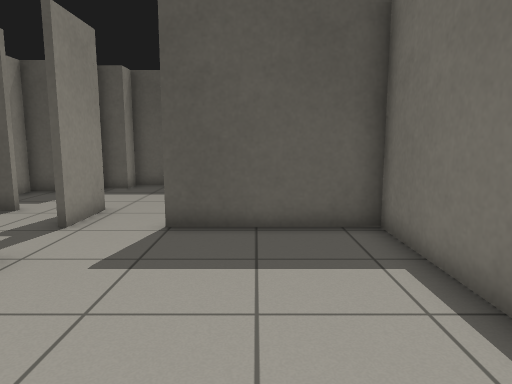
[1] (above)

24 first-person views from a walk through a Gazebo world. The camera is 1 m above the floor, tilts 8° down and sees 70° across. Floor lines are 1 m apart. The floor is counted in squares, 0.5 m on a side. Each view is taken from the middle of a square. On the plan, view 1 faces up. The plan holds only what a view shows up to about 19 squares ahead; the rest is blank. The place goes on beyond the plan. Robots are left out. Simple shapes stand in for some stock models. Surface patterns are stand-ins for the level's own textures.

[2]
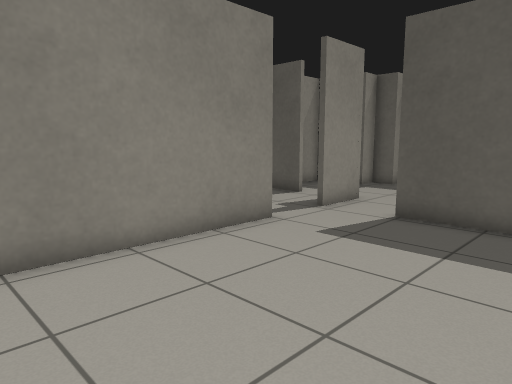

[3]
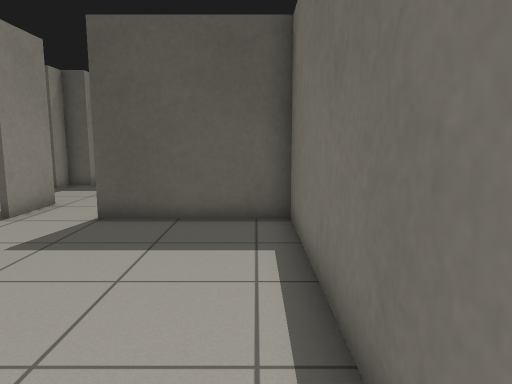

[4]
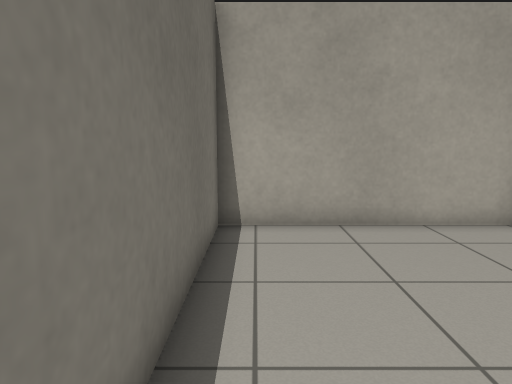

[5]
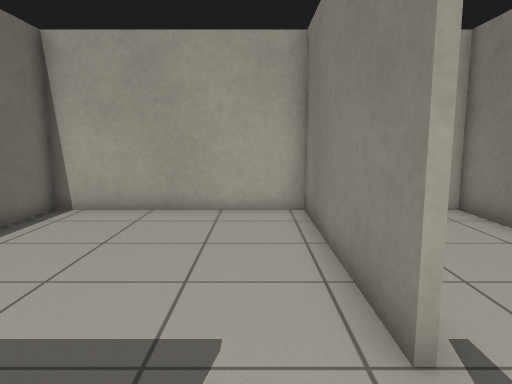

[6]
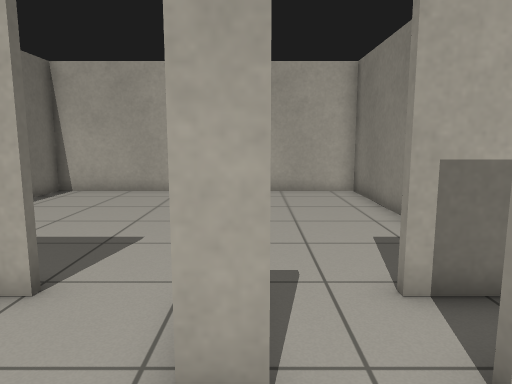

[7]
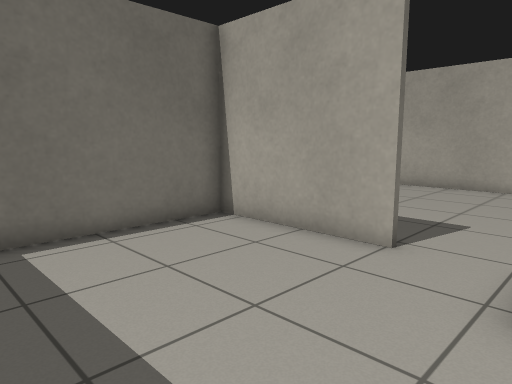

[8]
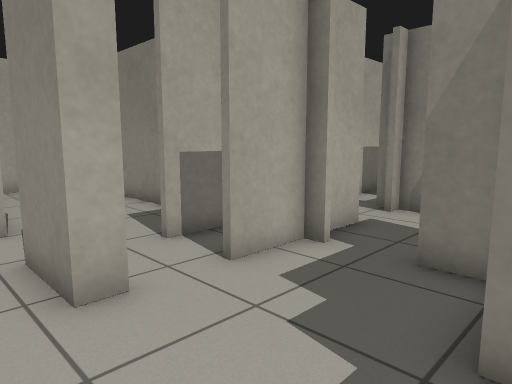

[9]
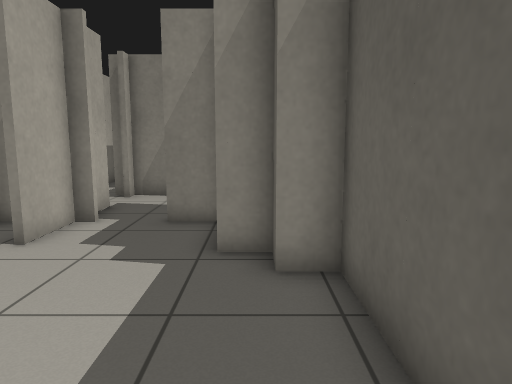

[10]
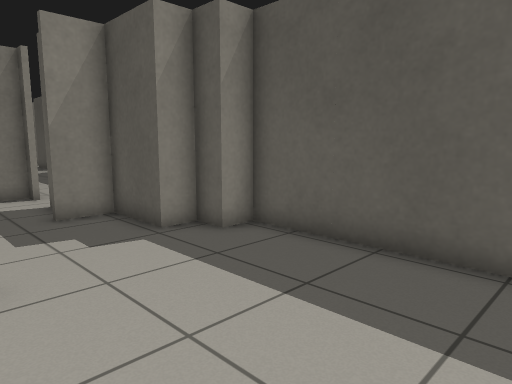

[11]
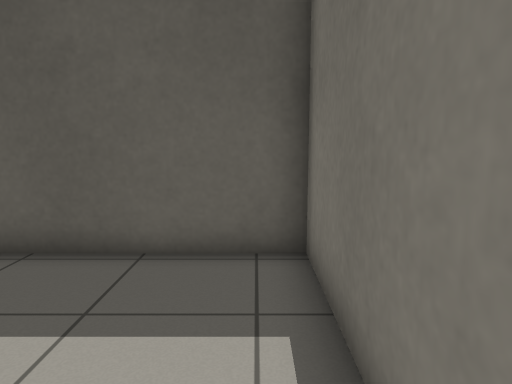

[12]
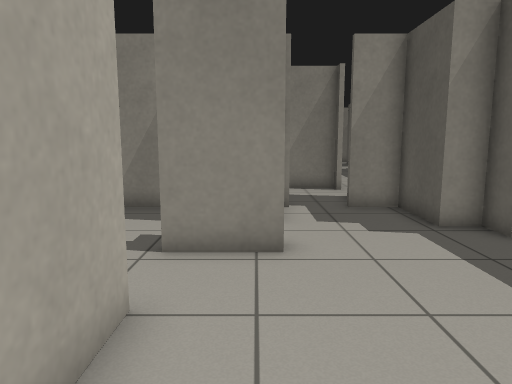

[13]
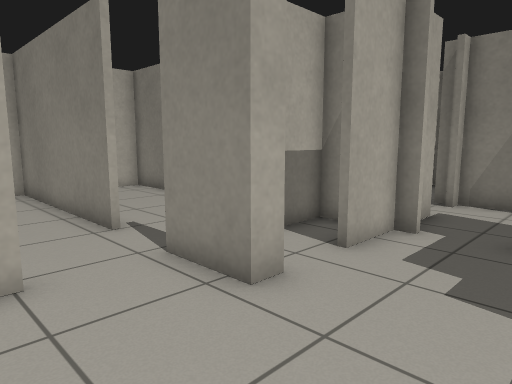

[14]
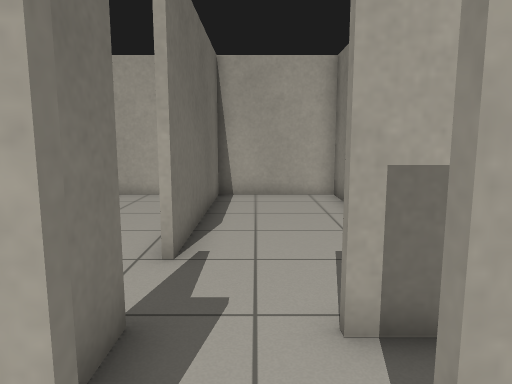

[15]
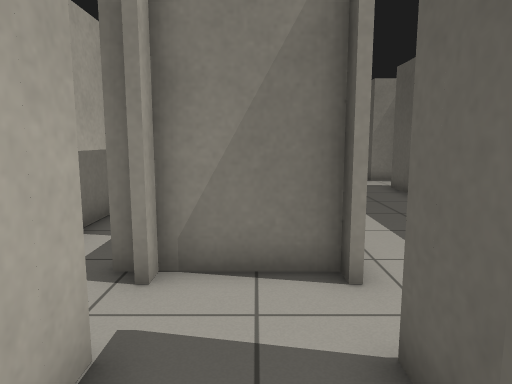

[16]
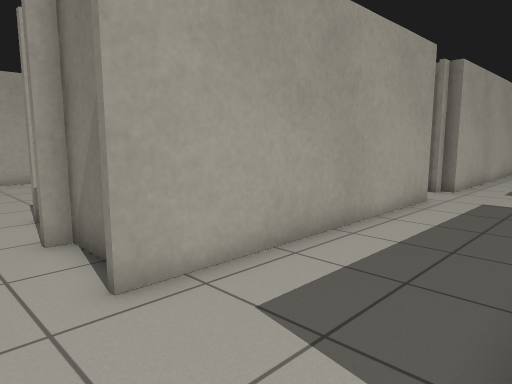

[17]
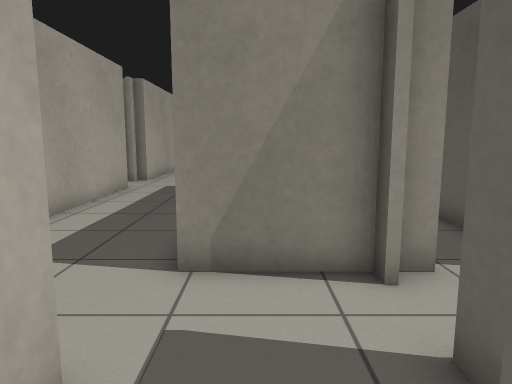

[18]
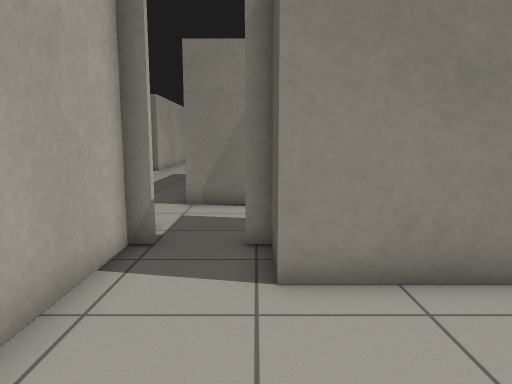

[19]
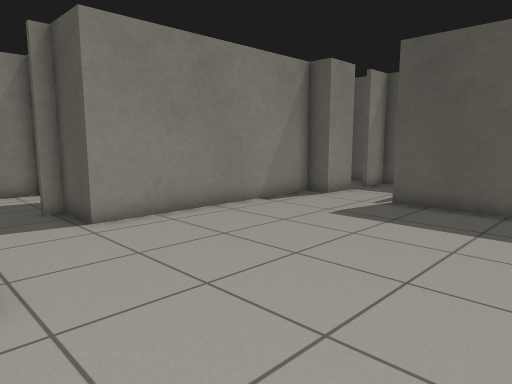

[20]
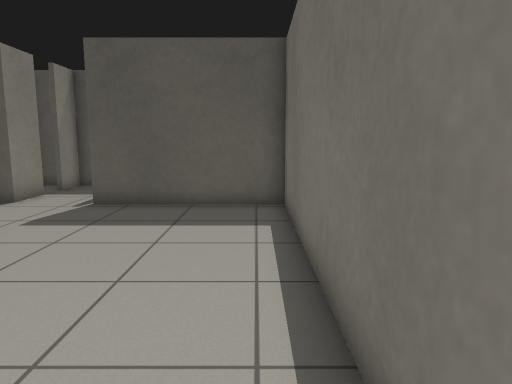

[21]
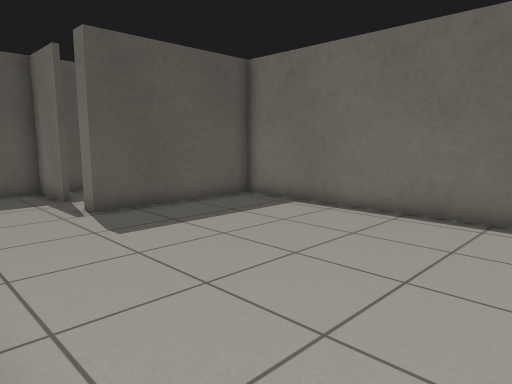

[22]
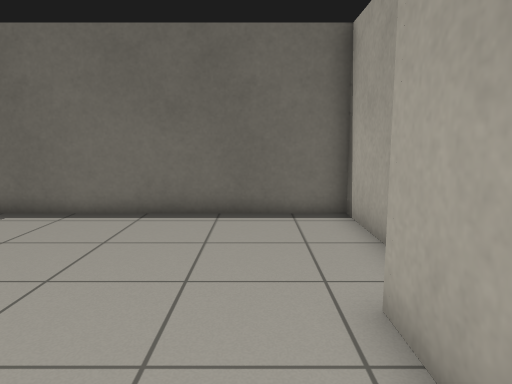

[23]
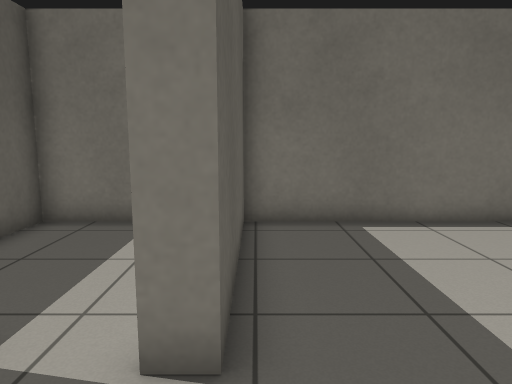

[24]
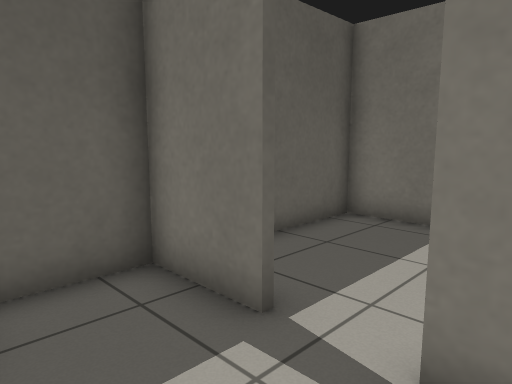

### Floor plan
Ten units are one square. View 1 is at (0, 0); x grows to the right and y downward. Boxes are objects, and circles mark ways between rooms. Rooms are numbered by the first view taken in them; rooms with no view inside come last. Other rooms are left out.
<svg viewBox="-139 -338 174 358">
<path fill="none" stroke="#000" d="M-44 -61 -44 15M-45 15 29 15 29 -79M30 -83 -21 -83M-51 -105 -44 -105 -44 -82M-21 -85 30 -85M-46 -82 -46 -94M-69 -103 -84 -103M-89 -111 -89 -105 -69 -105M-89 -91 -89 -85 -69 -85M-98 -133 -111 -133M29 -79 29 -159M30 -163 -54 -163 -54 -153 -64 -153 -64 -143 -89 -143 -89 -128M-111 -105 -98 -105M-134 -133 -134 -105M-2 -165 30 -165M-89 -181 -89 -175 -29 -175M-59 -288 -69 -288 -69 -203 -89 -203M-104 -208 -111 -208M29 -159 29 -283 -31 -283M-106 -175 -99 -175M-134 -208 -134 -178M-89 -71 -89 15 -45 15M-46 15 -46 -60M29 -310 29 -333 -21 -333M-31 -308 -31 -333 -59 -333 -59 -318M-31 -283 -31 -290M-59 -306 -59 -288"/>
<circle cx="-40" cy="-70" r="3" fill="#2a7"/>
<circle cx="-45" cy="-80" r="3" fill="#2a7"/>
<circle cx="-45" cy="-280" r="3" fill="#2a7"/>
<circle cx="-30" cy="-295" r="3" fill="#2a7"/>
<text x="-10" y="-30">1</text>
<text x="-30" y="-120">2</text>
<text x="-30" y="-220">3</text>
<text x="-70" y="-40">4</text>
<text x="0" y="-310">5</text>
<text x="-40" y="-300">6</text>
</svg>
Room 1 opens to room 4. Room 2 opens to room 4. Room 3 opens to room 6. Room 5 opens to room 6.

Where each view was taken, in squares from view 1:
view 1: 0 up, 0 right, facing up
view 2: 1 down, 2 right, facing up-left
view 3: 1 down, 2 right, facing up
view 4: 7 up, 2 right, facing down
view 5: 9 up, 3 left, facing down
view 6: 13 up, 5 left, facing down
view 7: 15 up, 5 left, facing down-right
view 8: 15 up, 3 left, facing down-left
view 9: 15 up, 0 right, facing left
view 10: 10 up, 1 right, facing up-left
view 11: 10 up, 2 right, facing up
view 12: 10 up, 2 right, facing left
view 13: 14 up, 1 left, facing down-left
view 14: 12 up, 6 left, facing down
view 15: 12 up, 8 left, facing left
view 16: 18 up, 11 left, facing down-left
view 17: 19 up, 8 left, facing left
view 18: 20 up, 2 left, facing left
view 19: 17 up, 2 right, facing up-left
view 20: 17 up, 2 right, facing up
view 21: 18 up, 7 left, facing up-right
view 22: 19 up, 7 left, facing right
view 23: 28 up, 6 left, facing right
view 24: 28 up, 6 left, facing up-right
